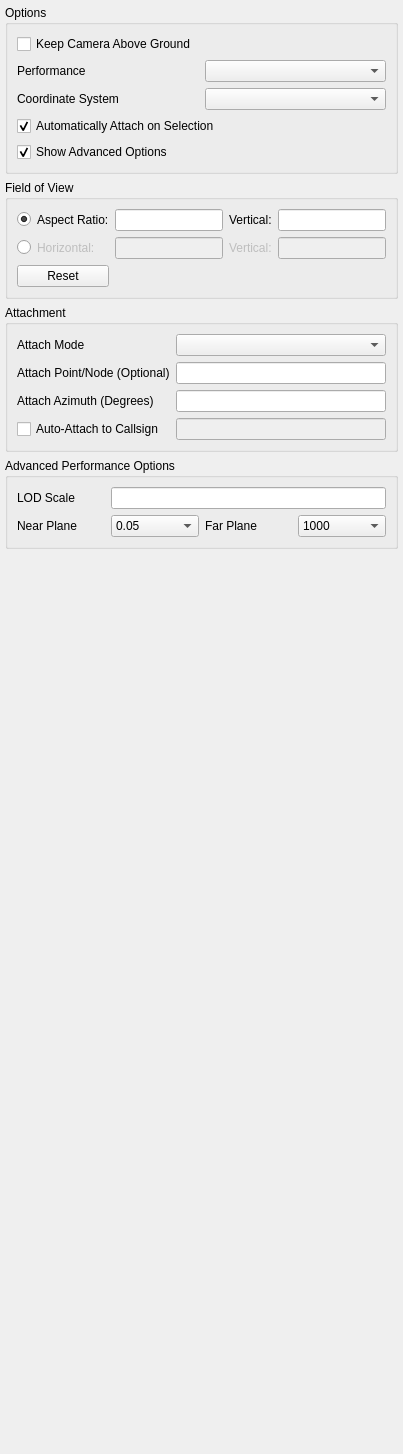
       <widget class="QWidget" name="mPreferencesGeneralTab" >
        <property name="accessibleName" >
         <string>General</string>
        </property>
        <attribute name="title" >
         <string>General</string>
        </attribute>
        <layout class="QVBoxLayout" >
         <property name="margin" >
          <number>5</number>
         </property>
         <item>
          <widget class="QGroupBox" name="groupBox" >
           <property name="title" >
            <string>Options</string>
           </property>
           <layout class="QGridLayout" >
            <item row="0" column="0" colspan="2" >
             <widget class="QCheckBox" name="mGeneralEnableCameraCollisionCheckBox" >
              <property name="toolTip" >
               <string>Selecting this will prevent the camera from going under the earth.</string>
              </property>
              <property name="text" >
               <string>Keep Camera Above Ground</string>
              </property>
             </widget>
            </item>
            <item row="1" column="0" >
             <widget class="QLabel" name="mGeneralPerformaceLabel" >
              <property name="sizePolicy" >
               <sizepolicy vsizetype="Preferred" hsizetype="Minimum" >
                <horstretch>0</horstretch>
                <verstretch>0</verstretch>
               </sizepolicy>
              </property>
              <property name="text" >
               <string>Performance</string>
              </property>
              <property name="buddy" >
               <cstring>mGeneralPerformanceComboBox</cstring>
              </property>
             </widget>
            </item>
            <item row="1" column="1" >
             <widget class="QComboBox" name="mGeneralPerformanceComboBox" >
              <property name="sizePolicy" >
               <sizepolicy vsizetype="Fixed" hsizetype="Preferred" >
                <horstretch>0</horstretch>
                <verstretch>0</verstretch>
               </sizepolicy>
              </property>
              <property name="toolTip" >
               <string>Select one of the preset performance options of customize your own. </string>
              </property>
              <property name="currentIndex" >
               <number>-1</number>
              </property>
             </widget>
            </item>
            <item row="2" column="0" >
             <widget class="QLabel" name="mOptionsCoordinateSystemLabel" >
              <property name="sizePolicy" >
               <sizepolicy vsizetype="Preferred" hsizetype="Minimum" >
                <horstretch>0</horstretch>
                <verstretch>0</verstretch>
               </sizepolicy>
              </property>
              <property name="text" >
               <string>Coordinate System</string>
              </property>
              <property name="buddy" >
               <cstring>mOptionsCoordinateSystemComboBox</cstring>
              </property>
             </widget>
            </item>
            <item row="2" column="1" >
             <widget class="QComboBox" name="mOptionsCoordinateSystemComboBox" >
              <property name="sizePolicy" >
               <sizepolicy vsizetype="Fixed" hsizetype="Preferred" >
                <horstretch>0</horstretch>
                <verstretch>0</verstretch>
               </sizepolicy>
              </property>
              <property name="toolTip" >
               <string>Select the coordinate system to be used. This is a global change. </string>
              </property>
             </widget>
            </item>
            <item row="3" column="0" colspan="2" >
             <widget class="QCheckBox" name="mToolsAutoAttachOnSelectionCheckBox" >
              <property name="toolTip" >
               <string>This selects whether or not to attach to an entity from double clicking it in the search window</string>
              </property>
              <property name="text" >
               <string>Automatically Attach on Selection</string>
              </property>
              <property name="checked" >
               <bool>true</bool>
              </property>
             </widget>
            </item>
            <item row="4" column="0" colspan="2" >
             <widget class="QCheckBox" name="mGeneralShowAdvancedOptionsCheckBox" >
              <property name="text" >
               <string>Show Advanced Options</string>
              </property>
              <property name="checked" >
               <bool>true</bool>
              </property>
             </widget>
            </item>
           </layout>
          </widget>
         </item>
         <item>
          <widget class="QGroupBox" name="mFieldOfViewGroup" >
           <property name="title" >
            <string>Field of View</string>
           </property>
           <layout class="QGridLayout" >
            <item row="0" column="0" >
             <widget class="QRadioButton" name="mFOVAspectVerticalRadio" >
              <property name="text" >
               <string/>
              </property>
              <property name="checked" >
               <bool>true</bool>
              </property>
             </widget>
            </item>
            <item row="0" column="1" >
             <widget class="QLabel" name="mFOVAspectRatioLabel" >
              <property name="text" >
               <string>Aspect Ratio:</string>
              </property>
             </widget>
            </item>
            <item row="0" column="2" >
             <widget class="QLineEdit" name="mFOVAspectRatioText" />
            </item>
            <item row="0" column="3" >
             <widget class="QLabel" name="mFOVVerticalwAspectLabel" >
              <property name="text" >
               <string>Vertical:</string>
              </property>
             </widget>
            </item>
            <item row="0" column="4" >
             <widget class="QLineEdit" name="mFOVVerticalwAspectText" />
            </item>
            <item row="1" column="0" >
             <widget class="QRadioButton" name="mFOVHorizontalVerticalRadio" >
              <property name="text" >
               <string/>
              </property>
              <property name="checked" >
               <bool>false</bool>
              </property>
             </widget>
            </item>
            <item row="1" column="1" >
             <widget class="QLabel" name="mFOVHorizontalLabel" >
              <property name="enabled" >
               <bool>false</bool>
              </property>
              <property name="text" >
               <string>Horizontal:</string>
              </property>
             </widget>
            </item>
            <item row="1" column="2" >
             <widget class="QLineEdit" name="mFOVHorizontalText" >
              <property name="enabled" >
               <bool>false</bool>
              </property>
             </widget>
            </item>
            <item row="1" column="3" >
             <widget class="QLabel" name="mFOVVerticalwHorizontalLabel" >
              <property name="enabled" >
               <bool>false</bool>
              </property>
              <property name="text" >
               <string>Vertical:</string>
              </property>
             </widget>
            </item>
            <item row="1" column="4" >
             <widget class="QLineEdit" name="mFOVVerticalwHorizontalText" >
              <property name="enabled" >
               <bool>false</bool>
              </property>
             </widget>
            </item>
            <item row="2" column="0" colspan="2" >
             <widget class="QPushButton" name="mFOVResetButton" >
              <property name="text" >
               <string>Reset</string>
              </property>
             </widget>
            </item>
           </layout>
          </widget>
         </item>
         <item>
          <widget class="QGroupBox" name="mAttachOptionsGroup" >
           <property name="title" >
            <string>Attachment</string>
           </property>
           <layout class="QGridLayout" >
            <item row="0" column="0" >
             <widget class="QLabel" name="mGeneralAttachModeLabel" >
              <property name="sizePolicy" >
               <sizepolicy vsizetype="Preferred" hsizetype="Minimum" >
                <horstretch>0</horstretch>
                <verstretch>0</verstretch>
               </sizepolicy>
              </property>
              <property name="text" >
               <string>Attach Mode</string>
              </property>
              <property name="buddy" >
               <cstring>mGeneralAttachModeComboBox</cstring>
              </property>
             </widget>
            </item>
            <item row="0" column="1" colspan="2" >
             <widget class="QComboBox" name="mGeneralAttachModeComboBox" >
              <property name="sizePolicy" >
               <sizepolicy vsizetype="Fixed" hsizetype="Preferred" >
                <horstretch>1</horstretch>
                <verstretch>0</verstretch>
               </sizepolicy>
              </property>
              <property name="toolTip" >
               <string>Selects first or third person attach mode. </string>
              </property>
              <property name="currentIndex" >
               <number>-1</number>
              </property>
             </widget>
            </item>
            <item row="1" column="0" >
             <widget class="QLabel" name="mAttachNodeLabel" >
              <property name="text" >
               <string>Attach Point/Node (Optional)</string>
              </property>
             </widget>
            </item>
            <item row="1" column="1" colspan="2" >
             <widget class="QLineEdit" name="mAttachNodeName" >
              <property name="toolTip" >
               <string>Name of pre-created attach point provided by the 3d model creator.  If this does not exist, it will be ignored.</string>
              </property>
             </widget>
            </item>
            <item row="2" column="0" >
             <widget class="QLabel" name="mAttachAzimuthLabel" >
              <property name="toolTip" >
               <string>Attach azimuth in degrees.  Right is positive.</string>
              </property>
              <property name="text" >
               <string>Attach Azimuth (Degrees)</string>
              </property>
             </widget>
            </item>
            <item row="2" column="1" colspan="2" >
             <widget class="QLineEdit" name="mAttachAzimuth" >
              <property name="toolTip" >
               <string>Attach azimuth in degrees.  Right is positive.</string>
              </property>
              <property name="text" >
               <string/>
              </property>
             </widget>
            </item>
            <item row="3" column="0" >
             <widget class="QCheckBox" name="mAutoAttachCheckBox" >
              <property name="toolTip" >
               <string>If this is enabled, and the Auto-Attach Callsign is set, this will automatically attach to any entity with that callsign when it enters the world.</string>
              </property>
              <property name="text" >
               <string>Auto-Attach to Callsign</string>
              </property>
             </widget>
            </item>
            <item row="3" column="1" colspan="2" >
             <widget class="QLineEdit" name="mAutoAttachCallsign" >
              <property name="enabled" >
               <bool>false</bool>
              </property>
             </widget>
            </item>
           </layout>
          </widget>
         </item>
         <item>
          <widget class="QGroupBox" name="mGeneralAdvancedPerformanceOptionsGroupBox" >
           <property name="title" >
            <string>Advanced Performance Options</string>
           </property>
           <layout class="QGridLayout" >
            <item row="0" column="0" >
             <widget class="QLabel" name="mGeneralLODScaleLabel" >
              <property name="text" >
               <string>LOD Scale</string>
              </property>
              <property name="buddy" >
               <cstring>mGeneralLODScaleLineEdit</cstring>
              </property>
             </widget>
            </item>
            <item row="0" column="1" colspan="3" >
             <widget class="QLineEdit" name="mGeneralLODScaleLineEdit" >
              <property name="toolTip" >
               <string>This is the scale value for level of detail</string>
              </property>
             </widget>
            </item>
            <item row="1" column="0" >
             <widget class="QLabel" name="mGeneralNearClippingPlaneLabel" >
              <property name="text" >
               <string>Near Plane</string>
              </property>
             </widget>
            </item>
            <item row="1" column="1" >
             <widget class="QComboBox" name="mGeneralNearClippingPlaneComboBox" >
              <property name="currentIndex" >
               <number>0</number>
              </property>
              <item>
               <property name="text" >
                <string>0.05</string>
               </property>
              </item>
              <item>
               <property name="text" >
                <string>0.1</string>
               </property>
              </item>
              <item>
               <property name="text" >
                <string>0.25</string>
               </property>
              </item>
              <item>
               <property name="text" >
                <string>0.5</string>
               </property>
              </item>
              <item>
               <property name="text" >
                <string>1</string>
               </property>
              </item>
              <item>
               <property name="text" >
                <string>2</string>
               </property>
              </item>
              <item>
               <property name="text" >
                <string>5</string>
               </property>
              </item>
              <item>
               <property name="text" >
                <string>10</string>
               </property>
              </item>
              <item>
               <property name="text" >
                <string>100</string>
               </property>
              </item>
             </widget>
            </item>
            <item row="1" column="2" >
             <widget class="QLabel" name="mGeneralFarClippingPlaneLabel" >
              <property name="text" >
               <string>Far Plane</string>
              </property>
             </widget>
            </item>
            <item row="1" column="3" >
             <widget class="QComboBox" name="mGeneralFarClippingPlaneComboBox" >
              <property name="currentIndex" >
               <number>0</number>
              </property>
              <item>
               <property name="text" >
                <string>1000</string>
               </property>
              </item>
              <item>
               <property name="text" >
                <string>2000</string>
               </property>
              </item>
              <item>
               <property name="text" >
                <string>5000</string>
               </property>
              </item>
              <item>
               <property name="text" >
                <string>8000</string>
               </property>
              </item>
              <item>
               <property name="text" >
                <string>10000</string>
               </property>
              </item>
              <item>
               <property name="text" >
                <string>11000</string>
               </property>
              </item>
              <item>
               <property name="text" >
                <string>12000</string>
               </property>
              </item>
              <item>
               <property name="text" >
                <string>15000</string>
               </property>
              </item>
              <item>
               <property name="text" >
                <string>18000</string>
               </property>
              </item>
              <item>
               <property name="text" >
                <string>20000</string>
               </property>
              </item>
              <item>
               <property name="text" >
                <string>25000</string>
               </property>
              </item>
              <item>
               <property name="text" >
                <string>30000</string>
               </property>
              </item>
              <item>
               <property name="text" >
                <string>50000</string>
               </property>
              </item>
             </widget>
            </item>
           </layout>
          </widget>
         </item>
         <item>
          <spacer>
           <property name="orientation" >
            <enum>Qt::Vertical</enum>
           </property>
           <property name="sizeType" >
            <enum>QSizePolicy::Expanding</enum>
           </property>
           <property name="sizeHint" stdset="0" >
            <size>
             <width>20</width>
             <height>900</height>
            </size>
           </property>
          </spacer>
         </item>
        </layout>
       </widget>
